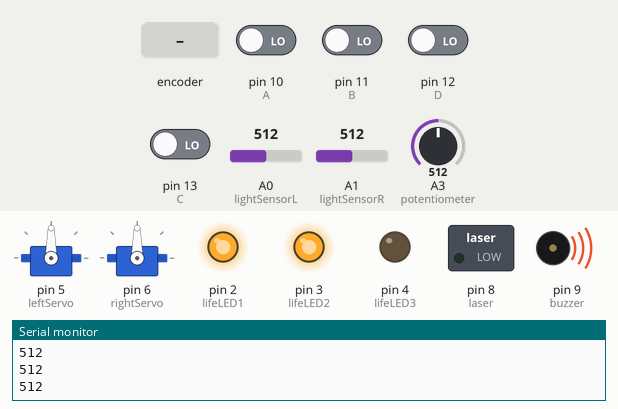
This sketch was run on a simulated Arduino Uno, built with avr-gcc and run on an emulated ATmega328P. On the bench: 2 × servo, switched loads named in the sketch (green lamp = pin HIGH), output pins drawn as LEDs (lit = HIGH), buzzer (waves = sounding), the last lines printed to the serial monitor. Dashed ring = blinking. The inputs (shaded band) are chosen by the test bench; at power-on: pin 10 (A), pin 11 (B), pin 12 (D), pin 13 (C) LOW, A3 (potentiometer) = 512, A0 (lightSensorL) = 512, A1 (lightSensorR) = 512.

Above: at 1.8 s.
1.9 s: A3 (potentiometer) set to 527
At 3.1 s:
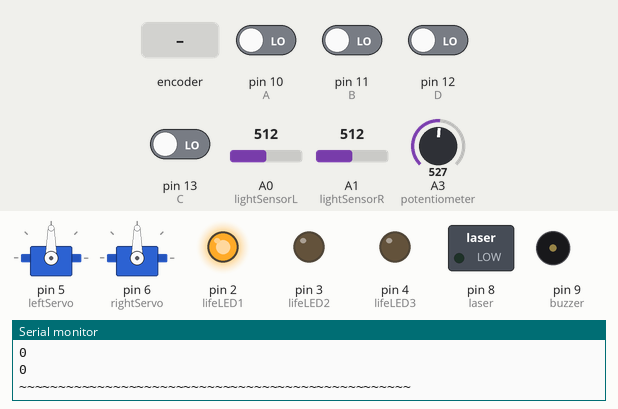
5.2 s: A0 (lightSensorL) set to 545
At 8.4 s:
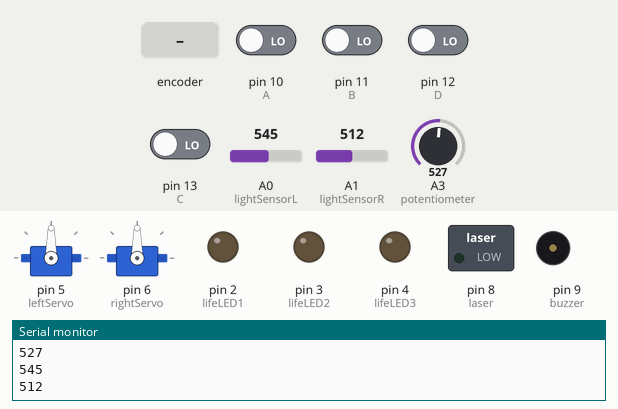
12.0 s: A0 (lightSensorL) set to 0
At 13.5 s:
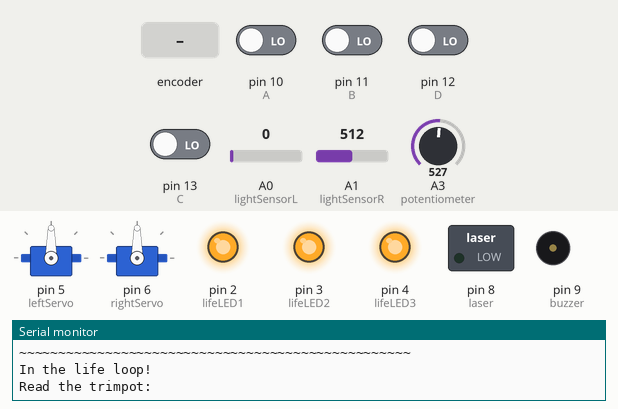
15.3 s: A1 (lightSensorR) set to 543
At 18.7 s:
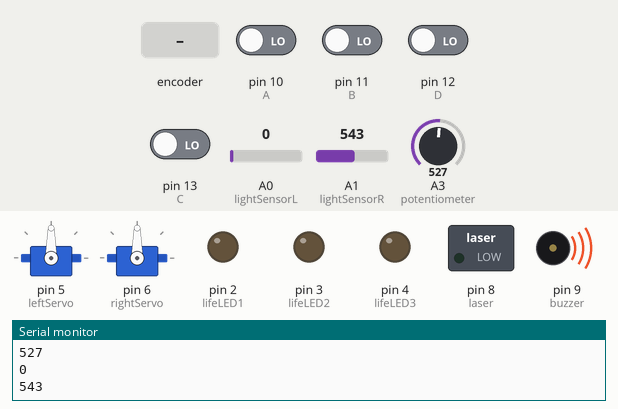
18.8 s: A1 (lightSensorR) set to 65
At 20.4 s:
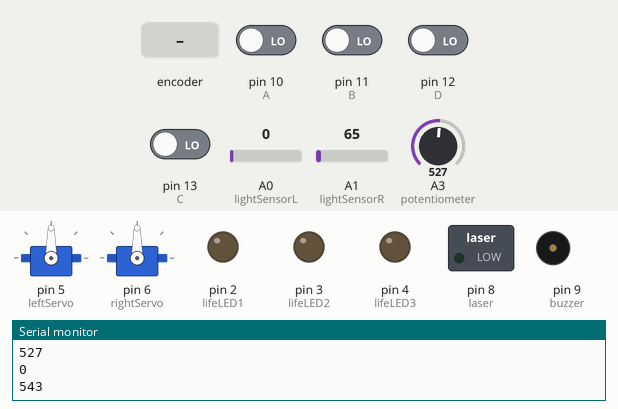
25.6 s: rotary encoder on pin 10 (A) / pin 11 (B) turned 1 step (first pin leading)
At 25.96 s:
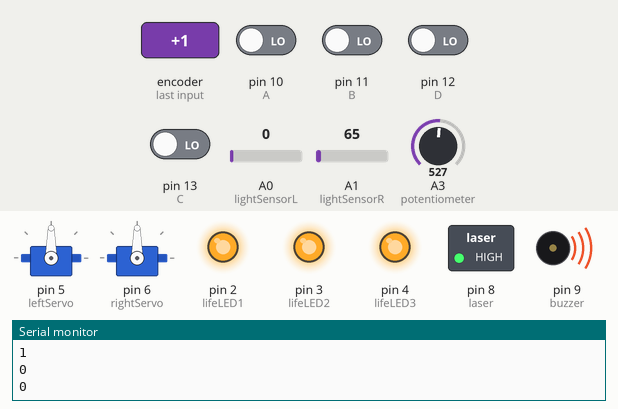
Timing chart, 0 to 30.1 s (numbered marks = the images above; inputs shaded):
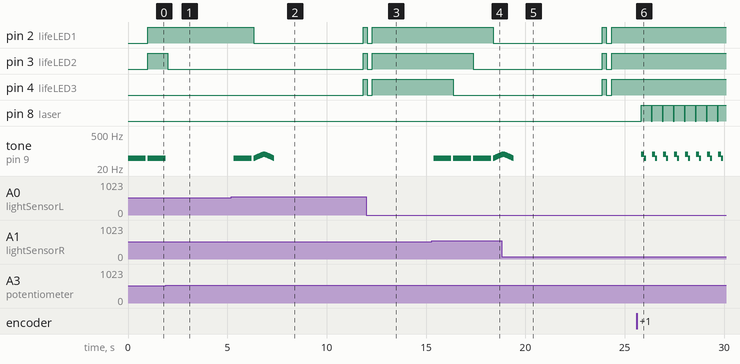

Measured:
- the behaviour switches between 512 and 513 on A3 (potentiometer) (found by bisection; images 0 and 1)
- the behaviour switches between 526 and 527 on A0 (lightSensorL) (found by bisection; images 1 and 2)
- the behaviour switches between 526 and 527 on A1 (lightSensorR) (found by bisection; images 3 and 4)
- after the input at 1.9 s, pin 2 (lifeLED1): stays HIGH (without the input it goes to LOW after 1.1 s); tone on pin 9 (buzzer): goes on until 1.9 s, then stays silent
- after the input at 5.2 s, pin 2 (lifeLED1): HIGH → LOW after 1.1 s, → HIGH 5.5 s later; pin 3 (lifeLED2), pin 4 (lifeLED3): LOW → HIGH after 6.6 s; tone on pin 9 (buzzer): plays 50 Hz for 0.90 s, 50 Hz for 0.02 s, 51 Hz for 0.02 s, 52 Hz for 0.02 s, 53 Hz for 0.02 s, 54 Hz for 0.02 s … (51 notes in this stretch), starting after 0.14 s
- after the input at 12.0 s, tone on pin 9 (buzzer): stops changing and stays silent
- after the input at 15.3 s, pin 2 (lifeLED1): HIGH → LOW after 3.1 s; pin 3 (lifeLED2): HIGH → LOW after 2.1 s; pin 4 (lifeLED3): HIGH → LOW after 1.1 s; tone on pin 9 (buzzer): plays 50 Hz for 0.90 s, 50 Hz for 0.90 s, 50 Hz for 0.90 s, 50 Hz for 0.02 s, 51 Hz for 0.02 s, 52 Hz for 0.02 s … (24 notes in this stretch), starting after 0.08 s
- after the input at 18.8 s, tone on pin 9 (buzzer): goes on until 19.4 s, then stays silent
- after the input at 25.6 s, pin 8 (laser): alternates HIGH for 0.50 s and LOW for 0.05 s, starting after 0.24 s; tone on pin 9 (buzzer): silent → 75 Hz after 0.24 s, then repeats every 0.55 s: 50 Hz 0.10 s, silent 0.30 s, 75 Hz 0.15 s

The sketch:

RFTankFullCapability.ino
```cpp
/* This is the next iteration in the code after RFTankStripDown.
 * StripDown took the partial code and made it faster in order to decrease the stutter
 * and give a proof of concept. It was, however, still partial.
 *
 * This code adds in the "rest" of the tank's features that are
 * mounted on the PCB:
 * -All 3 life LEDs (and lives)
 * -Both light sensors
 * -The potentiometer to adjust the sensitivity of the light sensors.
 *
 * Last update: 20180710
 *
 * To Do:
 *
 * -Impliment fwd/back/stop vals?
 * -When you die, stay dead
 * -More songs?
 * -better steering
 * -Scroll lights in the set up?
 *
 */

#include <Servo.h>
 //pins
int buzzer = 9;
int laser = 8;
int lifeLED1 = 2;
int lifeLED2 = 3;
int lifeLED3 = 4;

Servo leftServo;
Servo rightServo;

int center = 90;
int fwd = 120;
int back = 50;

// radio inputs
int A = 10;
int B = 11;
int C = 13;
int D = 12;

int lightSensorL = A0;
int lightSensorR = A1;
int sensorValueL = 0;
int sensorValueR = 0;
int potentiometer = A3;

int life = 3;
int wait = 20;
int threshold = 650;

int a = 0;
int b = 0;
int c = 0;
int d = 0;


void setup() {
  pinMode(buzzer, OUTPUT);
  pinMode(lifeLED1, OUTPUT);
  pinMode(lifeLED2, OUTPUT);
  pinMode(lifeLED3, OUTPUT);
  pinMode(laser, OUTPUT);

  leftServo.attach(5);
  rightServo.attach(6);

  pinMode(A, INPUT);
  pinMode(B, INPUT);
  pinMode(C, INPUT);
  pinMode(D, INPUT);

  Serial.begin(9600);
}

void loop() {
  while(life > 0){
    Serial.println("In the life loop!");

    Serial.println("Read the trimpot:");
    threshold = analogRead(potentiometer);
    Serial.println(threshold);

    sensorValueL = analogRead(lightSensorL);
    sensorValueR = analogRead(lightSensorR);
    Serial.println(sensorValueL);
    Serial.println(sensorValueR);

    if(sensorValueL < threshold && sensorValueR < threshold) {
      Serial.println("In the if loop!");

      a = digitalRead(A);
      b = digitalRead(B);
      c = digitalRead(C);
      d = digitalRead(D);

      Serial.println(a);
      Serial.println(b);
      Serial.println(c);
      Serial.println(d);
      delay(wait);

      //one button == drive
      if(a == 1 && b ==0 && c == 0 && d ==0){//(b && c && d == 0 )){
        Serial.println("A LOOP===================");
        leftServo.write(10);
        delay(wait);
      }
      if(a == 0 && b ==1 && c == 0 && d ==0){//(b == HIGH && (a && c && d == LOW )){
        Serial.println("B LOOP===================");
        leftServo.write(10);
        rightServo.write(150);
        delay(wait);
      }
      if(a == 0 && b ==0 && c == 1 && d ==0){//(c == HIGH && (a && b && d == LOW )){
        Serial.println("C LOOP===================");
        leftServo.write(170);
        rightServo.write(30);
        delay(wait);
      }
      if(a == 0 && b ==0 && c == 0 && d ==1){//(c == HIGH && (a && b && d == LOW )){
        Serial.println("D LOOP===================");
        rightServo.write(150);
        delay(wait);
      }

      delay(wait);

      //two buttons == shoot
      if(a && b == 1 || c && d == 1 || a && c == 1 || b && d == 1 ){
        digitalWrite(laser, HIGH);
        // BA-DOOM!
        tone(buzzer, 75);
        delay(150);
        tone(buzzer, 50);
        delay(100);
        noTone(buzzer);
        delay(250);
        digitalWrite(laser, LOW);
      }

      // no buttons == stop
      if(a ==0 && b ==0  && c == 0 && d == 0){
        Serial.println("~~~~~~~~~~~~~~~~~~~~~~~~~~~~~~~~~~~~~~~~~~~~~~~~~~");
        leftServo.write(90);
        rightServo.write(90);
      }
    }// if sensor  value < threshold

    else {//sensorValue is > threshold, life a life:
      life = life-1;
      tone(buzzer, 50);
      delay(900);
      noTone(buzzer);
      delay(100);
    }

    // assign life lights:
    switch (life) {
      case 3:
        digitalWrite(lifeLED1, HIGH);
        digitalWrite(lifeLED2, HIGH);
        digitalWrite(lifeLED3, HIGH);
        break;
      case 2:
        digitalWrite(lifeLED1, HIGH);
        digitalWrite(lifeLED2, HIGH);
        digitalWrite(lifeLED3, LOW);
       break;
      case 1:
        digitalWrite(lifeLED1, HIGH);
        digitalWrite(lifeLED2, LOW);
        digitalWrite(lifeLED3, LOW);
       break;
      case 0:
        digitalWrite(lifeLED1, LOW);
        digitalWrite(lifeLED2, LOW);
        digitalWrite(lifeLED3, LOW);
        for(int i = 50; i <75; i++){
          tone(buzzer, i);
          delay(20);
        }
     } //switch life
 }// while live > 0


 //dead scenario:
 for(int i = 75; i >50; i--){
    tone(buzzer, i);
    delay(20);
  }
  noTone(buzzer);
    delay(500);
    noTone(buzzer);
    delay(4000);
    digitalWrite(lifeLED1, HIGH);
    digitalWrite(lifeLED2, HIGH);
    digitalWrite(lifeLED3, HIGH);
    delay(200);
    digitalWrite(lifeLED1, LOW);
    digitalWrite(lifeLED2, LOW);
    digitalWrite(lifeLED3, LOW);
    delay(200);
    life = 3;
} //loop
```
